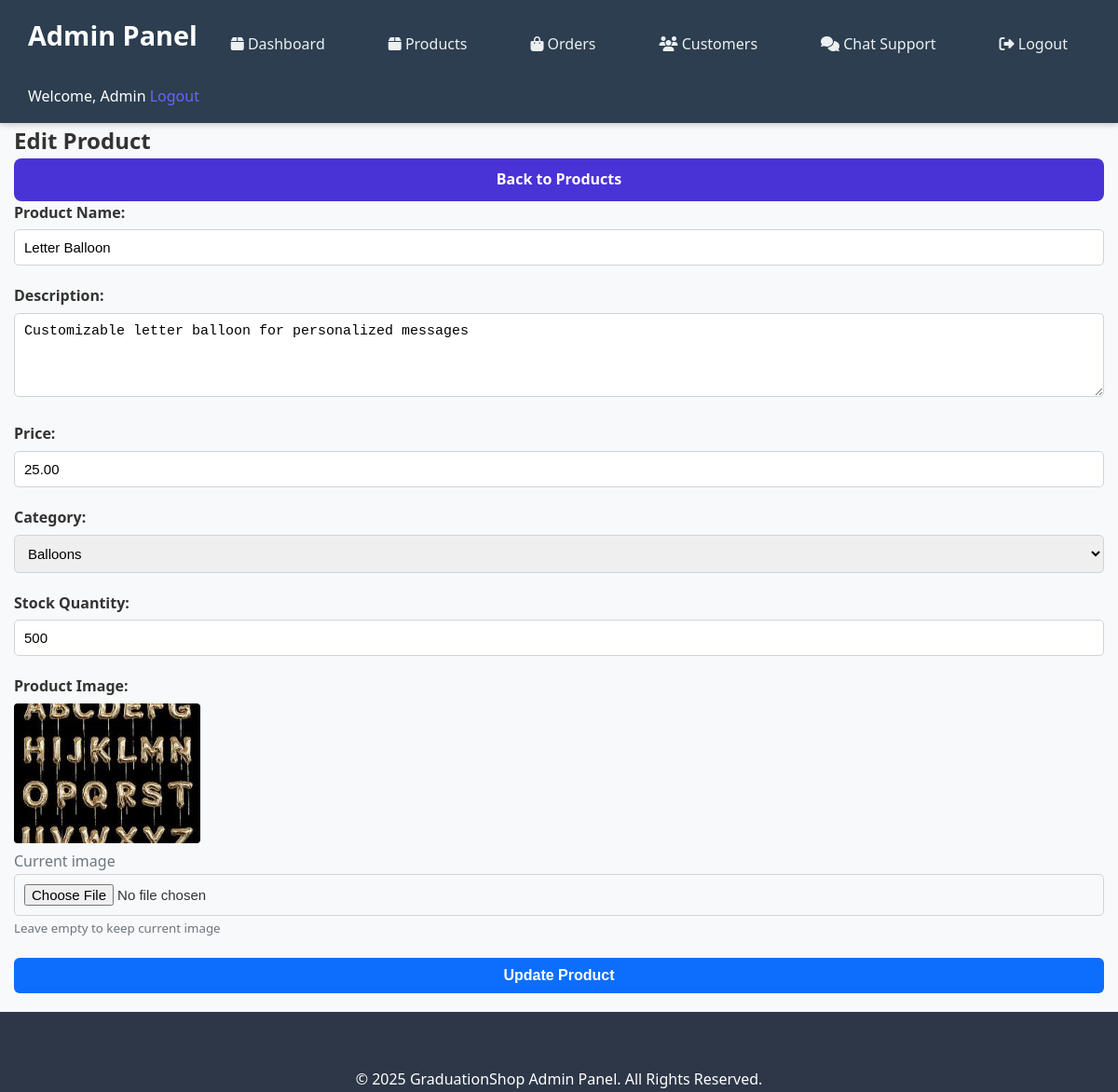
The app's page /Flower2/admin_edit_product.php?id=1002 (signed in) with its own data.
### tables this page shows
CREATE TABLE `product` (
  `productid` int(11) NOT NULL,
  `productname` varchar(200) NOT NULL,
  `description` text DEFAULT NULL,
  `price` decimal(10,2) NOT NULL,
  `imagepath` varchar(100) NOT NULL,
  `category` varchar(50) NOT NULL,
  `stock_quantity` int(11) NOT NULL DEFAULT 100
);

### Flower2/admin_edit_product.php (the view, shortened to what this page needs)
<?php
include("includes/header.php");
include("includes/db_connect.php");
$product = null;
if(isset($_GET['id']) && is_numeric($_GET['id'])) {
    $product_id = $_GET['id'];
    $sql = "SELECT * FROM product WHERE productid = $product_id";
    $result = $conn->query($sql);
    if($result->num_rows > 0) {
        $product = $result->fetch_assoc();
    } else {
        $message = "Product not found";
        $messageType = "error";
    }
} else {
    header("Location: admin_products.php");
    exit();
}
        ?>
<link rel="stylesheet" href="css/manageProduct.css">
        <div class="container mt-4">
            <div class="row">
                <div class="col-md-12">
                    <h2>Edit Product</h2>
                    <a href="admin_products.php" class="btn btn-secondary mb-3">Back to Products</a>
                    <?php if($product): ?>
                        <form method="POST" enctype="multipart/form-data">
                            <div class="form-group">
                                <label for="productname">Product Name:</label>
                                <input type="text" class="form-control" id="productname" name="productname" value="<?php echo htmlspecialchars($product['productname']); ?>" required>
                            </div>
                            <div class="form-group">
                                <label for="description">Description:</label>
                                <textarea class="form-control" id="description" name="description" rows="4"><?php echo htmlspecialchars($product['description']); ?></textarea>
                            </div>
                            <div class="form-group">
                                <label for="price">Price:</label>
                                <input type="number" class="form-control" id="price" name="price" step="0.01" value="<?php echo htmlspecialchars($product['price']); ?>" required>
                            </div>
                            <div class="form-group">
                                <label for="category">Category:</label>
                                <select class="form-control" id="category" name="category" required>
                                <?php
                                $cat_sql = "SELECT * FROM product ORDER BY category";
                                $cat_result = $conn->query($cat_sql);
                                while($cat = $cat_result->fetch_assoc()) {
                                    $selected = ($cat['category'] == $product['category']) ? 'selected' : '';
                                    echo "<option value='{$cat['category']}' $selected>{$cat['category']}</option>";
                                }
                                ?>
                            </select>
                        </div>
                            <div class="form-group">
                                <label for="stock_quantity">Stock Quantity:</label>
                                <input type="number" class="form-control" id="stock_quantity" name="stock_quantity" value="<?php echo htmlspecialchars($product['stock_quantity']); ?>" required>
                            </div>
                            <div class="form-group">
                                <label for="product_image">Product Image:</label>
                                <?php if(!empty($product['imagepath'])): ?>
                                    <div class="mb-2">
                                        <img src="<?php echo htmlspecialchars($product['imagepath']); ?>" alt="Current product image" style="max-width: 200px;">
                                        <p class="text-muted">Current image</p>
                                    </div>
                                <?php endif; ?>
                                <input type="file" class="form-control-file" id="product_image" name="product_image">
                                <small class="form-text text-muted">Leave empty to keep current image</small>
                            </div>
                            <button type="submit" class="btn btn-primary">Update Product</button>
                        </form>
                    <?php else: ?>
                        <div class="alert alert-danger">Product not found!</div>
                    <?php endif; ?>
                </div>
            </div>
        </div>
        <?php include("includes/footer.php"); ?>

### Flower2/css/styles.css (style rules this page uses)
:root { --primary-color: #6C63FF; --secondary-color: #FF6584; --dark-color: #2D3748; --light-color: #F7FAFC; --success-color: #48BB78; --error-color: #F56565; --text-color: #4A5568; --border-color: #E2E8F0; --grad-gold: #D4AF37; --grad-silver: #C0C0C0; }
* { margin: 0; padding: 0; box-sizing: border-box; }
body { font-family: 'Segoe UI', Tahoma, Geneva, Verdana, sans-serif; line-height: 1.6; color: var(--text-color); background-color: #F8F9FA; }
.container { width: 100%; max-width: 1200px; margin: 0 auto; padding: 0 15px; }
a { text-decoration: none; color: var(--primary-color); transition: color 0.3s; }
img { max-width: 100%; height: auto; }
button { cursor: pointer; }
.btn-primary, .btn-secondary { display: inline-block; padding: 12px 24px; border-radius: 4px; font-weight: 600; text-align: center; transition: all 0.3s; border: none; font-size: 16px; }
.btn-primary { background-color: var(--primary-color); color: white; }
.btn-secondary { background-color: white; color: var(--primary-color); border: 2px solid var(--primary-color); }
.form-group { margin-bottom: 1rem; }
.form-group label { display: block; margin-bottom: .5rem; font-weight: bold; }
.form-group input { width: 100%; padding: 10px; border: 1px solid #ddd; border-radius: 8px; }
.btn { padding: 10px 20px; background-color: #4933d6; color: white; border: none; border-radius: 8px; cursor: pointer; width: 100%; }

### Flower2/css/admin.css (style rules this page uses)
body { font-family: 'Poppins', sans-serif; background-color: #f5f7fa; margin: 0; padding: 0; }
.btn-primary { background-color: #007bff; }

### Flower2/css/manageProduct.css (style rules this page uses)
* { margin: 0; padding: 0; box-sizing: border-box; }
body { font-family: 'Segoe UI', Tahoma, Geneva, Verdana, sans-serif; background-color: #f7f9fc; color: #333; }
.btn-primary { background-color: #1abc9c; color: white; padding: 10px 20px; font-weight: bold; border: none; border-radius: 6px; cursor: pointer; transition: background 0.3s; margin-bottom: 20px; }
body { font-family: 'Segoe UI', Tahoma, Geneva, Verdana, sans-serif; background-color: #f8f9fa; margin: 0; padding: 0; color: #333; }
.form-group { margin-bottom: 20px; }
.form-group label { font-weight: bold; display: block; margin-bottom: 5px; }
.form-group input[type="text"], .form-group input[type="number"], .form-group input[type="file"], .form-group select, .form-group textarea { width: 100%; padding: 10px; border: 1px solid #ced4da; border-radius: 5px; font-size: 15px; }
.btn-primary { background-color: #0d6efd; color: #fff; padding: 10px 20px; border: none; border-radius: 6px; font-size: 16px; cursor: pointer; transition: background-color 0.3s; }
.text-muted { color: #6c757d; }
img { max-width: 100%; height: auto; border-radius: 4px; }

### records on screen
product: productname "Letter Balloon", description "Customizable letter balloon for personalized messages", price "25.00", stock_quantity "500", imagepath (picture)

### other values on screen
form field category "Balloons"
